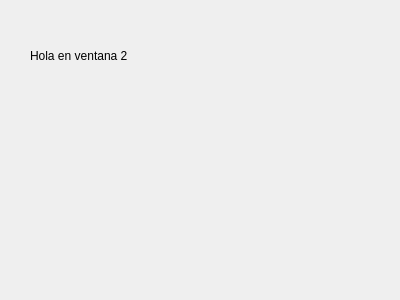
<?xml version="1.0" encoding="UTF-8"?>
<ui version="4.0">
 <class>Dialog</class>
 <widget class="QDialog" name="Dialog">
  <property name="geometry">
   <rect>
    <x>0</x>
    <y>0</y>
    <width>400</width>
    <height>300</height>
   </rect>
  </property>
  <property name="windowTitle">
   <string>Dialog</string>
  </property>
  <widget class="QLabel" name="label">
   <property name="geometry">
    <rect>
     <x>30</x>
     <y>30</y>
     <width>321</width>
     <height>51</height>
    </rect>
   </property>
   <property name="styleSheet">
    <string notr="true">color: rgb(0, 0, 0);
font: 26pt &quot;Noto Sans Mono CJK SC&quot;;</string>
   </property>
   <property name="text">
    <string>Hola en ventana 2</string>
   </property>
  </widget>
 </widget>
 <resources/>
 <connections/>
</ui>
